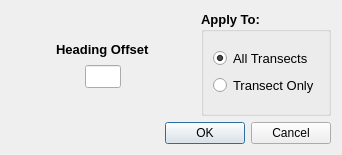
<?xml version="1.0" encoding="UTF-8"?>
<ui version="4.0">
 <class>hoffset</class>
 <widget class="QDialog" name="hoffset">
  <property name="geometry">
   <rect>
    <x>0</x>
    <y>0</y>
    <width>342</width>
    <height>155</height>
   </rect>
  </property>
  <property name="windowTitle">
   <string>Heading Offset</string>
  </property>
  <layout class="QGridLayout" name="gridLayout_2">
   <item row="0" column="0">
    <layout class="QHBoxLayout" name="horizontalLayout_3">
     <item>
      <layout class="QVBoxLayout" name="verticalLayout_2">
       <item>
        <spacer name="verticalSpacer_2">
         <property name="orientation">
          <enum>Qt::Vertical</enum>
         </property>
         <property name="sizeHint" stdset="0">
          <size>
           <width>20</width>
           <height>40</height>
          </size>
         </property>
        </spacer>
       </item>
       <item>
        <layout class="QHBoxLayout" name="horizontalLayout_2">
         <item>
          <spacer name="horizontalSpacer_3">
           <property name="orientation">
            <enum>Qt::Horizontal</enum>
           </property>
           <property name="sizeHint" stdset="0">
            <size>
             <width>40</width>
             <height>20</height>
            </size>
           </property>
          </spacer>
         </item>
         <item>
          <widget class="QLabel" name="hoffset_label">
           <property name="font">
            <font>
             <pointsize>10</pointsize>
             <weight>75</weight>
             <bold>true</bold>
            </font>
           </property>
           <property name="text">
            <string>Heading Offset</string>
           </property>
          </widget>
         </item>
         <item>
          <spacer name="horizontalSpacer_4">
           <property name="orientation">
            <enum>Qt::Horizontal</enum>
           </property>
           <property name="sizeHint" stdset="0">
            <size>
             <width>40</width>
             <height>20</height>
            </size>
           </property>
          </spacer>
         </item>
        </layout>
       </item>
       <item>
        <layout class="QHBoxLayout" name="horizontalLayout" stretch="2,1,2">
         <item>
          <spacer name="horizontalSpacer">
           <property name="orientation">
            <enum>Qt::Horizontal</enum>
           </property>
           <property name="sizeHint" stdset="0">
            <size>
             <width>40</width>
             <height>20</height>
            </size>
           </property>
          </spacer>
         </item>
         <item>
          <widget class="QLineEdit" name="ed_hoffset">
           <property name="font">
            <font>
             <pointsize>10</pointsize>
            </font>
           </property>
          </widget>
         </item>
         <item>
          <spacer name="horizontalSpacer_2">
           <property name="orientation">
            <enum>Qt::Horizontal</enum>
           </property>
           <property name="sizeHint" stdset="0">
            <size>
             <width>40</width>
             <height>20</height>
            </size>
           </property>
          </spacer>
         </item>
        </layout>
       </item>
       <item>
        <spacer name="verticalSpacer">
         <property name="orientation">
          <enum>Qt::Vertical</enum>
         </property>
         <property name="sizeHint" stdset="0">
          <size>
           <width>20</width>
           <height>40</height>
          </size>
         </property>
        </spacer>
       </item>
      </layout>
     </item>
     <item>
      <widget class="QGroupBox" name="gb_hoffset">
       <property name="font">
        <font>
         <pointsize>10</pointsize>
         <weight>75</weight>
         <bold>true</bold>
        </font>
       </property>
       <property name="title">
        <string>Apply To:</string>
       </property>
       <layout class="QGridLayout" name="gridLayout">
        <item row="0" column="0">
         <layout class="QVBoxLayout" name="verticalLayout">
          <item>
           <widget class="QRadioButton" name="rb_all">
            <property name="font">
             <font>
              <pointsize>10</pointsize>
              <weight>50</weight>
              <bold>false</bold>
             </font>
            </property>
            <property name="text">
             <string>All Transects</string>
            </property>
            <property name="checked">
             <bool>true</bool>
            </property>
           </widget>
          </item>
          <item>
           <widget class="QRadioButton" name="rb_transect">
            <property name="font">
             <font>
              <pointsize>10</pointsize>
              <weight>50</weight>
              <bold>false</bold>
             </font>
            </property>
            <property name="text">
             <string>Transect Only</string>
            </property>
           </widget>
          </item>
         </layout>
        </item>
       </layout>
      </widget>
     </item>
    </layout>
   </item>
   <item row="1" column="0">
    <widget class="QDialogButtonBox" name="buttonBox">
     <property name="orientation">
      <enum>Qt::Horizontal</enum>
     </property>
     <property name="standardButtons">
      <set>QDialogButtonBox::Cancel|QDialogButtonBox::Ok</set>
     </property>
    </widget>
   </item>
  </layout>
 </widget>
 <resources/>
 <connections>
  <connection>
   <sender>buttonBox</sender>
   <signal>accepted()</signal>
   <receiver>hoffset</receiver>
   <slot>accept()</slot>
   <hints>
    <hint type="sourcelabel">
     <x>248</x>
     <y>254</y>
    </hint>
    <hint type="destinationlabel">
     <x>157</x>
     <y>274</y>
    </hint>
   </hints>
  </connection>
  <connection>
   <sender>buttonBox</sender>
   <signal>rejected()</signal>
   <receiver>hoffset</receiver>
   <slot>reject()</slot>
   <hints>
    <hint type="sourcelabel">
     <x>316</x>
     <y>260</y>
    </hint>
    <hint type="destinationlabel">
     <x>286</x>
     <y>274</y>
    </hint>
   </hints>
  </connection>
 </connections>
</ui>
